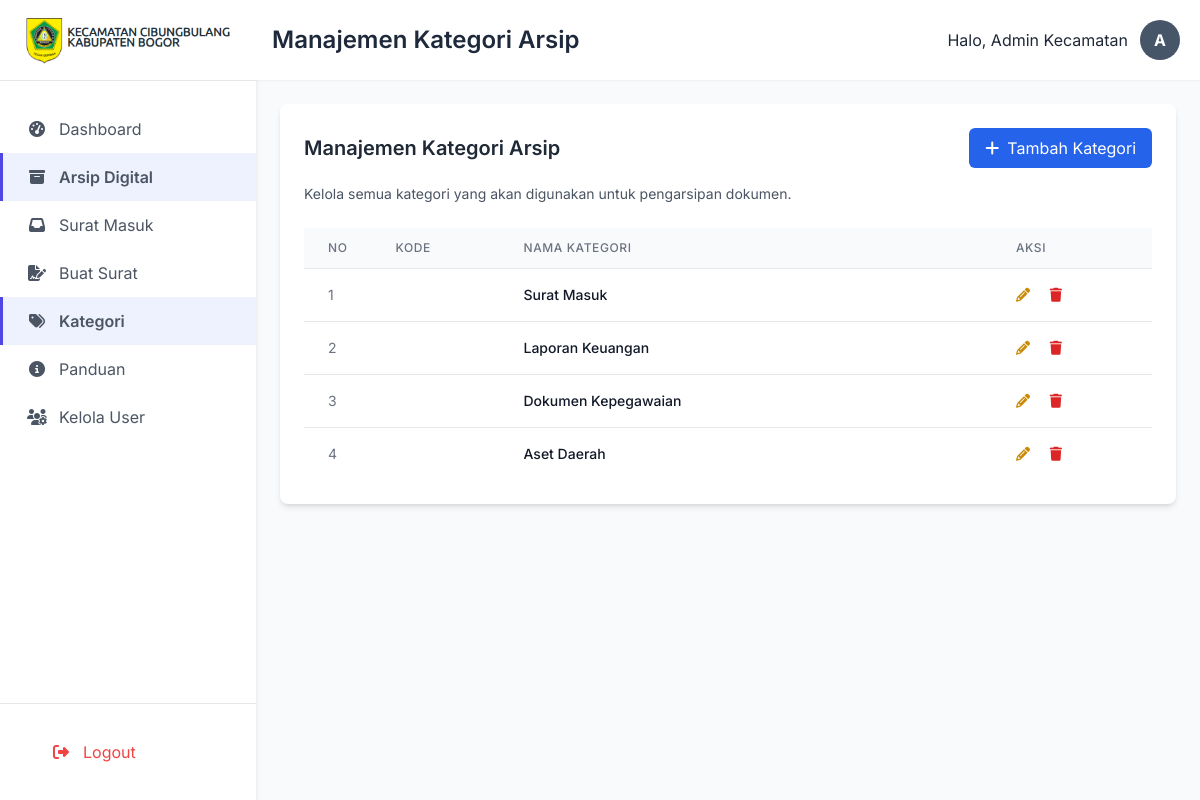
Page /public/kategori (signed in) on the earlier database version.
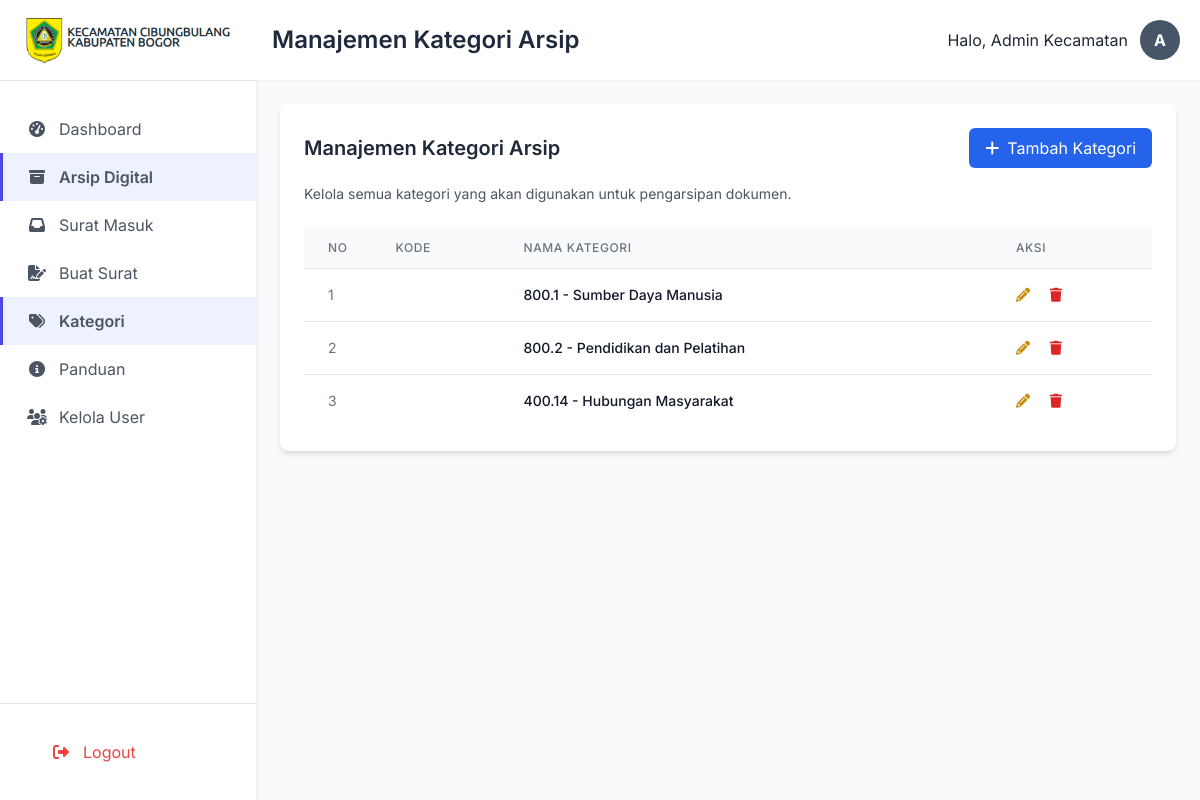
Same page on the later database version.
### tables this page shows
CREATE TABLE `kategori_arsip` (
  `id` int NOT NULL,
  `nama_kategori` varchar(100) NOT NULL
);

### app/core/Controller.php (called while the page is built, shortened)
<?php
class Controller {
    public function view($view, $data = [])
    {
        extract($data);
        require_once APPROOT . '/templates/' . $view . '.php';
    }
    public function model($model)
    {
        return new $model;
    }
}

### app/controllers/Kategori.php (called while the page is built, shortened)
<?php
class Kategori extends Controller {
    public function index()
    {
        $data['judul'] = 'Manajemen Kategori Arsip';
        $data['kategori'] = $this->model('Kategori_model')->getAllKategori();
        $this->view('kategori/index', $data);
    }
}

### app/core/App.php (called while the page is built, shortened)
<?php
class App {
    protected $method = 'index';
    protected $params = [];
    public function __construct()
    {
        $this->controller = new $this->controller;
        call_user_func_array([$this->controller, $this->method], $this->params);
    }
}

### public/index.php (called while the page is built, shortened)
<?php
$app = new App;

### app/core/Database.php (called while the page is built, shortened)
<?php
class Database {
    private $host = DB_HOST;
    private $user = DB_USER;
    private $pass = DB_PASS;
    private $db_name = DB_NAME;
    private $dbh;
    private $stmt;
    public function __construct()
    {
        $dsn = 'mysql:host=' . $this->host . ';dbname=' . $this->db_name;
        $option = [
            PDO::ATTR_PERSISTENT => true,
            PDO::ATTR_ERRMODE => PDO::ERRMODE_EXCEPTION
        ];
        try {
            $this->dbh = new PDO($dsn, $this->user, $this->pass, $option);
        } catch(PDOException $e) {
            die($e->getMessage());
        }
    }
    public function query($query)
    {
        $this->stmt = $this->dbh->prepare($query);
    }
    public function execute()
    {
        return $this->stmt->execute();
    }
    public function resultSet()
    {
        $this->execute();
        return $this->stmt->fetchAll(PDO::FETCH_ASSOC);
    }
}

### app/models/Kategori_model.php (called while the page is built, shortened)
<?php
class Kategori_model {
    private $table = 'kategori_arsip';
    private $db;
    public function __construct()
    {
        $this->db = new Database;
    }
    public function getAllKategori()
    {
        $this->db->query('SELECT * FROM ' . $this->table . ' ORDER BY kode ASC');
        return $this->db->resultSet();
    }
}

### templates/kategori/index.php (the view, shortened to what this page needs)
<div class="bg-white p-6 rounded-lg shadow-md">
    <div class="flex justify-between items-center mb-4">
        <h3 class="text-xl font-semibold">Manajemen Kategori Arsip</h3>
        <button id="tombolTambahKategori" class="bg-blue-600 text-white px-4 py-2 rounded-md hover:bg-blue-700 transition duration-300">
            <i class="fas fa-plus mr-2"></i>Tambah Kategori
        </button>
    </div>
    <p class="text-sm text-gray-600 mb-6">Kelola semua kategori yang akan digunakan untuk pengarsipan dokumen.</p>
    <div class="overflow-x-auto">
        <table class="min-w-full divide-y divide-gray-200">
            <thead class="bg-gray-50">
                <tr>
                    <th class="px-6 py-3 text-left text-xs font-medium text-gray-500 uppercase tracking-wider w-16">No</th>
                    <th class="px-6 py-3 text-left text-xs font-medium text-gray-500 uppercase tracking-wider w-32">Kode</th>
                    <th class="px-6 py-3 text-left text-xs font-medium text-gray-500 uppercase tracking-wider">Nama Kategori</th>
                    <th class="px-6 py-3 text-left text-xs font-medium text-gray-500 uppercase tracking-wider w-40">Aksi</th>
                </tr>
            </thead>
            <tbody id="kategoriTableBody" class="bg-white divide-y divide-gray-200">
                <?php $no = 1; ?>
                <?php foreach ($kategori as $kat) : ?>
                    <tr>
                        <td class="px-6 py-4 whitespace-nowrap text-sm text-gray-500"><?= $no++; ?></td>
                        <td class="px-6 py-4 whitespace-nowrap text-sm font-mono text-gray-800"><?= htmlspecialchars($kat['kode']); ?></td>
                        <td class="px-6 py-4 whitespace-nowrap text-sm font-medium text-gray-900"><?= htmlspecialchars($kat['nama_kategori']); ?></td>
                        <td class="px-6 py-4 whitespace-nowrap text-sm font-medium">
                            <button class="tombolEditKategori text-yellow-600 hover:text-yellow-900" data-id="<?= $kat['id']; ?>" title="Edit">
                                <i class="fas fa-pencil-alt"></i>
                            </button>
                            <button type="button"
                                    onclick="showConfirmation('Konfirmasi Hapus', 'Apakah Anda yakin ingin menghapus kategori ini?', '<?= BASE_URL; ?>/kategori/destroy/<?= $kat['id']; ?>', 'Ya, Hapus', 'danger')"
                                    class="text-red-600 hover:text-red-900 ml-4"
                                    title="Hapus">
                                <i class="fas fa-trash"></i>
                            </button>
                        </td>
                    </tr>
                <?php endforeach; ?>
            </tbody>
        </table>
    </div>
</div>

Differences in the rows shown:
removed kategori_arsip: nama_kategori "Aset Daerah"
changed kategori_arsip: nama_kategori "Surat Masuk" → "800.1 - Sumber Daya Manusia"
changed kategori_arsip: nama_kategori "Laporan Keuangan" → "800.2 - Pendidikan dan Pelatihan"
changed kategori_arsip: nama_kategori "Dokumen Kepegawaian" → "400.14 - Hubungan Masyarakat"
